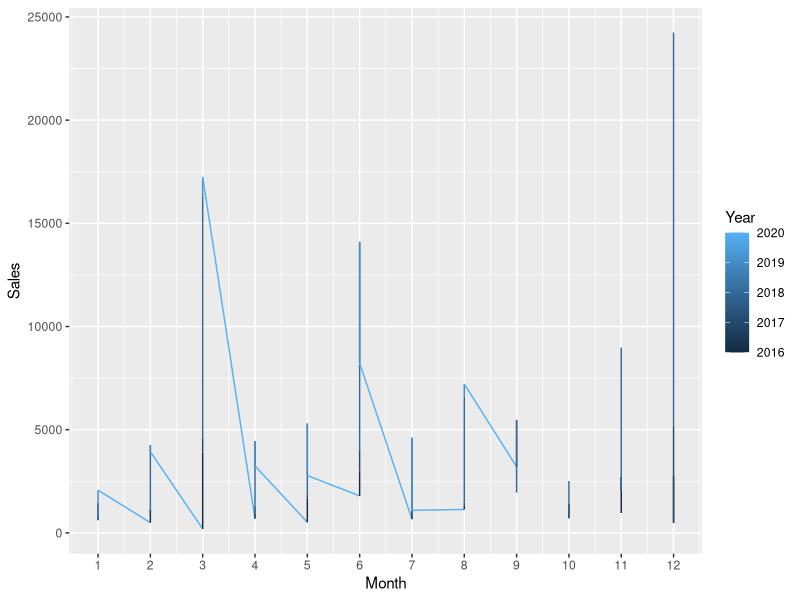

Reproduce this figure in R.
## ---- chunk 1
knitr::opts_chunk$set(echo = TRUE)
## ---- chunk 2
library(readxl)
library(tidyr)
library(dplyr)
library(ggplot2)
library(stringr)
data <- read_xlsx("Monthly Tesla Vehicle Sales.xlsx")
## ---- chunk 3
data$January <- as.integer(data$January)
data$February <- as.integer(data$February)
data$March <- as.integer(data$March)
data$April <- as.integer(data$April)
data$May <- as.integer(data$May)
data$June <- as.integer(data$June)
data$July <- as.integer(data$July)
data$August <- as.integer(data$August)
data$September <- as.integer(data$September)
data$October <- as.integer(data$October)
data$November <- as.integer(data$November)
data$December <- as.integer(data$December)
Data <- data %>% gather(January:December, key=  "Month", value="Sales") %>% mutate(Month = str_replace(Month, "January", "1"), Month = str_replace(Month, "February", "2"), Month = str_replace(Month, "March", "3"), Month = str_replace(Month, "April", "4"), Month = str_replace(Month, "May", "5"), Month = str_replace(Month, "June", "6"), Month = str_replace(Month, "July", "7"), Month = str_replace(Month, "August", "8"), Month = str_replace(Month, "September", "9"), Month = str_replace(Month, "October", "10"), Month = str_replace(Month, "November", "11"), Month = str_replace(Month, "December", "12"))
Data$Month <- as.integer(Data$Month)
summary(data)
structure(Data)
## ---- chunk 4
Data %>% ggplot(aes(x= Month, y = Sales)) + geom_line(aes(color = Year)) + scale_x_continuous(breaks = seq(0,12, by = 1))
